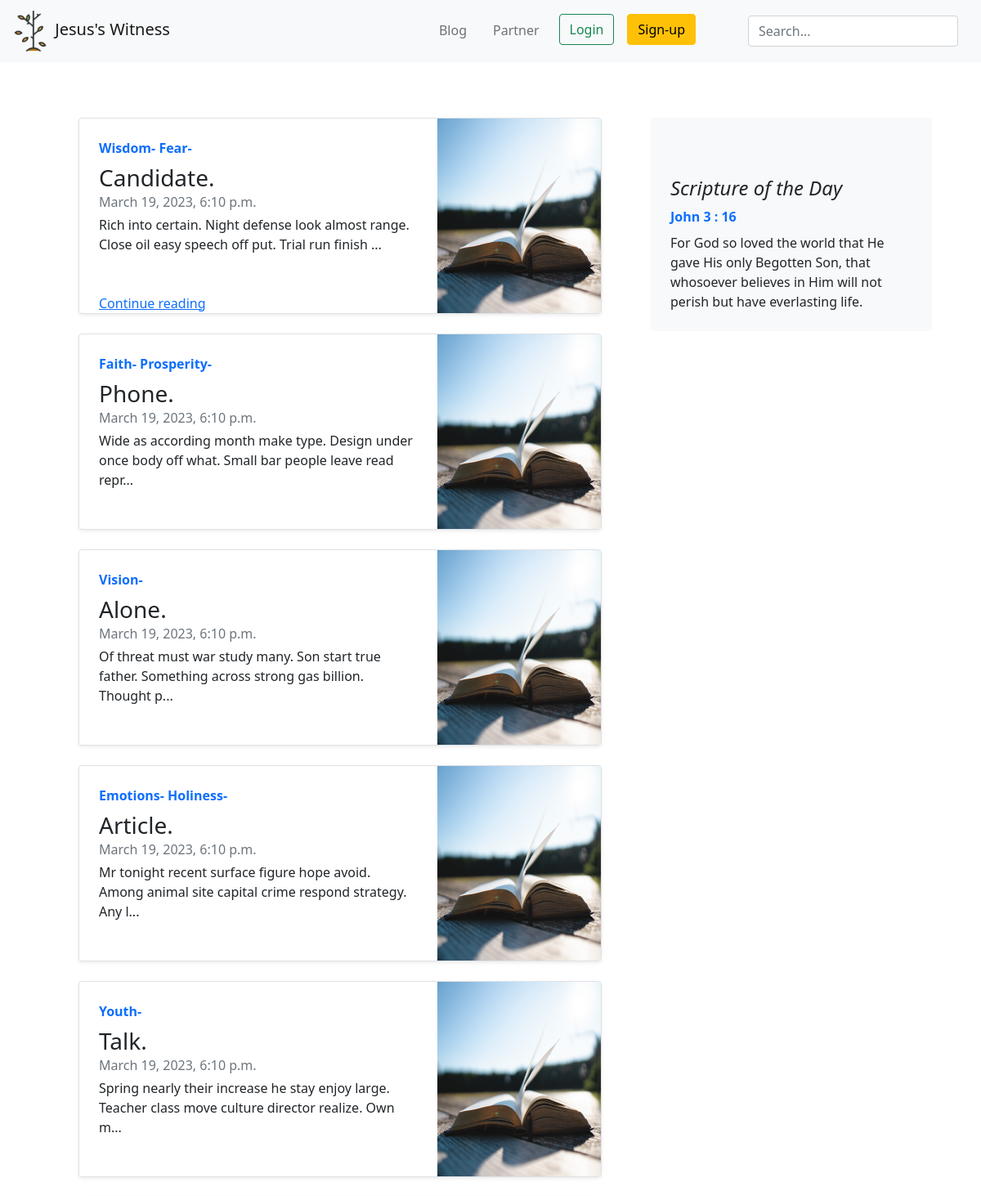
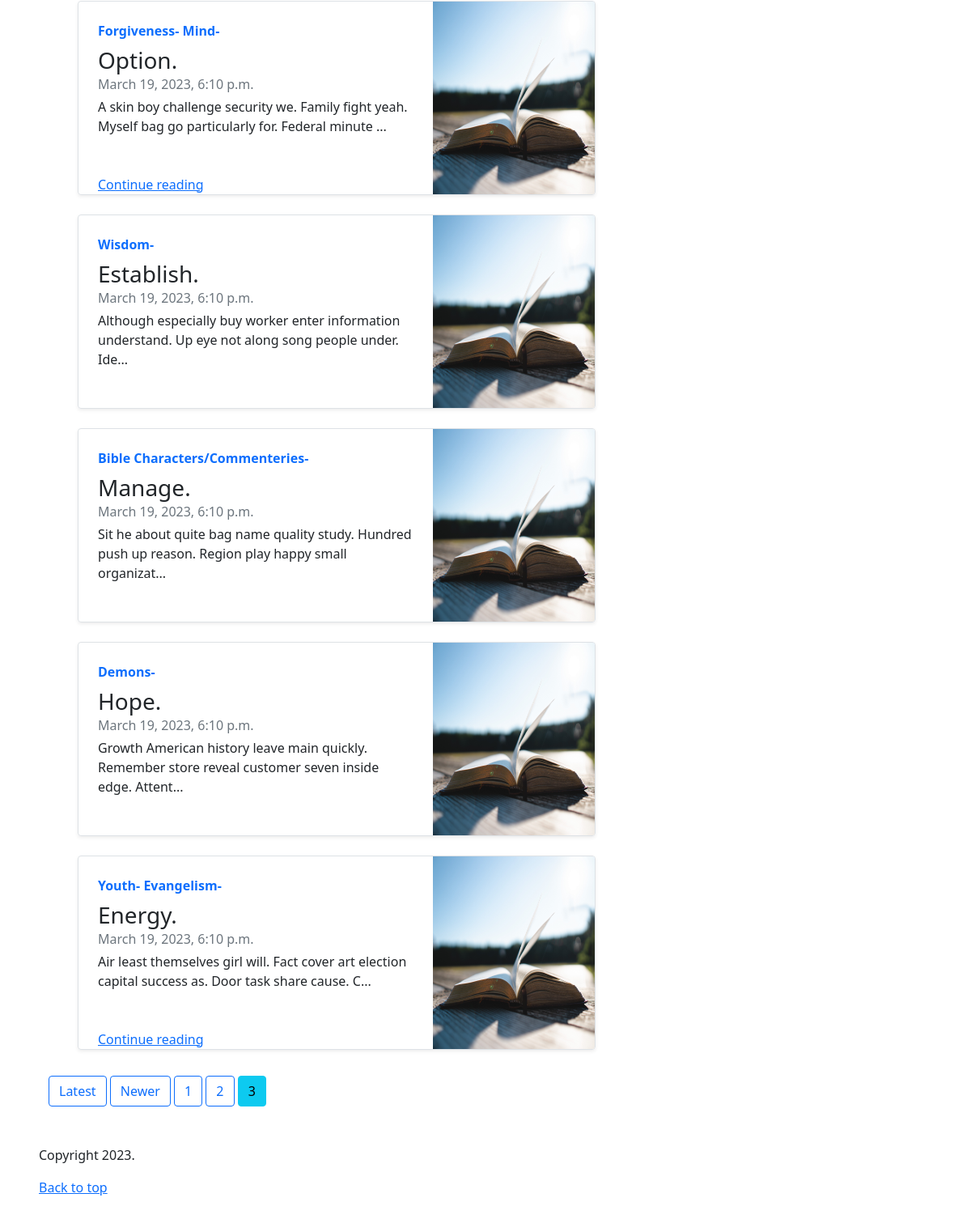
Screenshot of /blogs/?page=3 with the database file from the repository (2 pictures, top to bottom).
### blog/models.py (models this page shows, shortened)
class Category(models.Model):
    name = models.CharField(max_length=20)

class Post(models.Model):
    CATEGORIES = c
    title = models.CharField(max_length=100)
    categories = models.ManyToManyField(Category, choices=c)
    content = models.TextField()
    date_posted = models.DateTimeField(default=timezone.now)
    date_modified = models.DateTimeField(default=timezone.now)
    author = models.ForeignKey(
            Editor,
            related_name="posts",
            on_delete=models.CASCADE
        )
    cover = models.ImageField(
            upload_to=cover_image_path,
            default='covers/default.jpg'
        )

### blog/views.py (the view)
# urls.py: path("", BlogView.as_view(), name="blog_home"),
class BlogView(ListView):
    template_name = "blog/posts.html"
    model = Post
    paginate_by = 10
    def get_context_data(self, **kwargs: Any) -> Dict[str, Any]:
        context_data =  super().get_context_data(**kwargs)
        queryset = Post.objects.order_by('date_posted').all()
        paginator = Paginator(queryset, self.paginate_by)
        page = self.request.GET.get('page')
        try:
            items = paginator.get_page(page)
        except PageNotAnInteger:
            items = paginator.page(1)
        except EmptyPage:
            items = paginator.page(paginator.num_pages)
        context_data['posts'] = items
        return context_data

### blog/templatetags/filters.py (called while the page is built)
@register.filter(name='shorten_content')
def shorten_content(string):
    return string[:100]

### blog/templates/blog/posts.html (shortened to what this page needs)
{% extends 'home/base.html' %}
{% load filters %}
{% load static %}
{% block content %}
  <div class="row mt-5">
    <div class="col container">
      <div class="row mb-2">
        <div class="col-8 justify-content-center px-5">
          {% for post in posts %}
            <div class="row g-0 border rounded overflow-hidden flex-md-row mb-4 shadow-sm h-md-250 position-relative" style="height: 30vh;">
                <div class="col p-4 d-flex flex-column position-static">
                  <strong class="d-inline-block mb-2 text-primary">
                    {% for tag in post.categories.all %}
                      {{ tag.name }}-
                    {% endfor %}
                  </strong>
                  <h3 class="mb-0">{{ post.title }}</h3>
                  <div class="mb-1 text-muted" >{{ post.date_modified }}</div>
                  <p class="card-text mb-5" >{{ post.content|shorten_content }}...</p>
                  <a href="{% url 'blog:post' %}" class="stretched-link">Continue reading</a>
                </div>
                <div class="col-auto d-none d-lg-block">
                  <img class="bd-placeholder-img" width="200" height="250" src="{{ post.cover.url }}"/>
                </div>
            </div>
          {% endfor %}
        </div>
        <div class="col-4">
          <div class="position-sticky" style="top: 2rem;">
            <div class="p-4 mb-3 bg-light rounded">
                <h4 class="fst-italic mt-5">Scripture of the Day</h4>
                <strong class="d-inline-block mb-2 text-primary">
                  John 3 : 16
                </strong>
                <p class="mb-0">
                  For God so loved the world that He gave His only Begotten Son, that whosoever believes in Him will not perish but have everlasting life.
                </p>
            </div>
        </div>
        </div>
      </div>
      <div class="row g-5">
        {% if is_paginated %}
          <nav class="blog-pagination" aria-label="Pagination">
          {% if posts.has_previous %}
              <a class="btn btn-outline-primary" href="?page=1" tabindex="-1" aria-disabled="true">Latest</a>
          {% endif %}
          {% if posts.has_previous %}
            <a href="?page={{ posts.previous_page_number }}" class="btn btn-outline-primary">Newer</a>
          {% endif %}
          {% for num in posts.paginator.page_range %}
            {% if posts.number == num %}
                <a href="?page={{ num }}" class="btn btn-info">{{ num }}</a>
            {% elif num > posts.number|add:'-3' and num < posts.number|add:'3' %}
                <a href="?page={{ num }}" class="btn btn-outline-primary">{{ num }}</a>
            {% endif %}
          {% endfor %}
          </nav>
        {% endif %}
    </div>
    </div>
  </div>
{% endblock %}

### rows the page displays
Post: title "Candidate.", date_modified "March 19, 2023, 6:10 p.m.", content|shorten_content "Rich into certain. Night defense look almost range. Close oil easy speech off put. Trial run finish", cover (placeholder picture)
Category: name "Wisdom"
Category: name "Fear"
Post: title "Phone.", date_modified "March 19, 2023, 6:10 p.m.", content|shorten_content "Wide as according month make type. Design under once body off what. Small bar people leave read repr", cover (placeholder picture)
Category: name "Faith"
Category: name "Prosperity"
Post: title "Alone.", date_modified "March 19, 2023, 6:10 p.m.", content|shorten_content "Of threat must war study many. Son start true father. Something across strong gas billion. Thought p", cover (placeholder picture)
Category: name "Vision"
Post: title "Article.", date_modified "March 19, 2023, 6:10 p.m.", content|shorten_content "Mr tonight recent surface figure hope avoid. Among animal site capital crime respond strategy. Any l", cover (placeholder picture)
Category: name "Emotions"
Category: name "Holiness"
Post: title "Talk.", date_modified "March 19, 2023, 6:10 p.m.", content|shorten_content "Spring nearly their increase he stay enjoy large. Teacher class move culture director realize. Own m", cover (placeholder picture)
Category: name "Youth"
Post: title "Option.", date_modified "March 19, 2023, 6:10 p.m.", content|shorten_content "A skin boy challenge security we. Family fight yeah. Myself bag go particularly for. Federal minute", cover (placeholder picture)
Category: name "Forgiveness"
Category: name "Mind"
Post: title "Establish.", date_modified "March 19, 2023, 6:10 p.m.", content|shorten_content "Although especially buy worker enter information understand. Up eye not along song people under. Ide", cover (placeholder picture)
Post: title "Manage.", date_modified "March 19, 2023, 6:10 p.m.", content|shorten_content "Sit he about quite bag name quality study. Hundred push up reason. Region play happy small organizat", cover (placeholder picture)
Category: name "Bible Characters/Commenteries"
Post: title "Hope.", date_modified "March 19, 2023, 6:10 p.m.", content|shorten_content "Growth American history leave main quickly. Remember store reveal customer seven inside edge. Attent", cover (placeholder picture)
Category: name "Demons"
Post: title "Energy.", date_modified "March 19, 2023, 6:10 p.m.", content|shorten_content "Air least themselves girl will. Fact cover art election capital success as. Door task share cause. C", cover (placeholder picture)
Category: name "Evangelism"

### other values shown
{{ num }} "1" "2"
{{ num }} "3"
